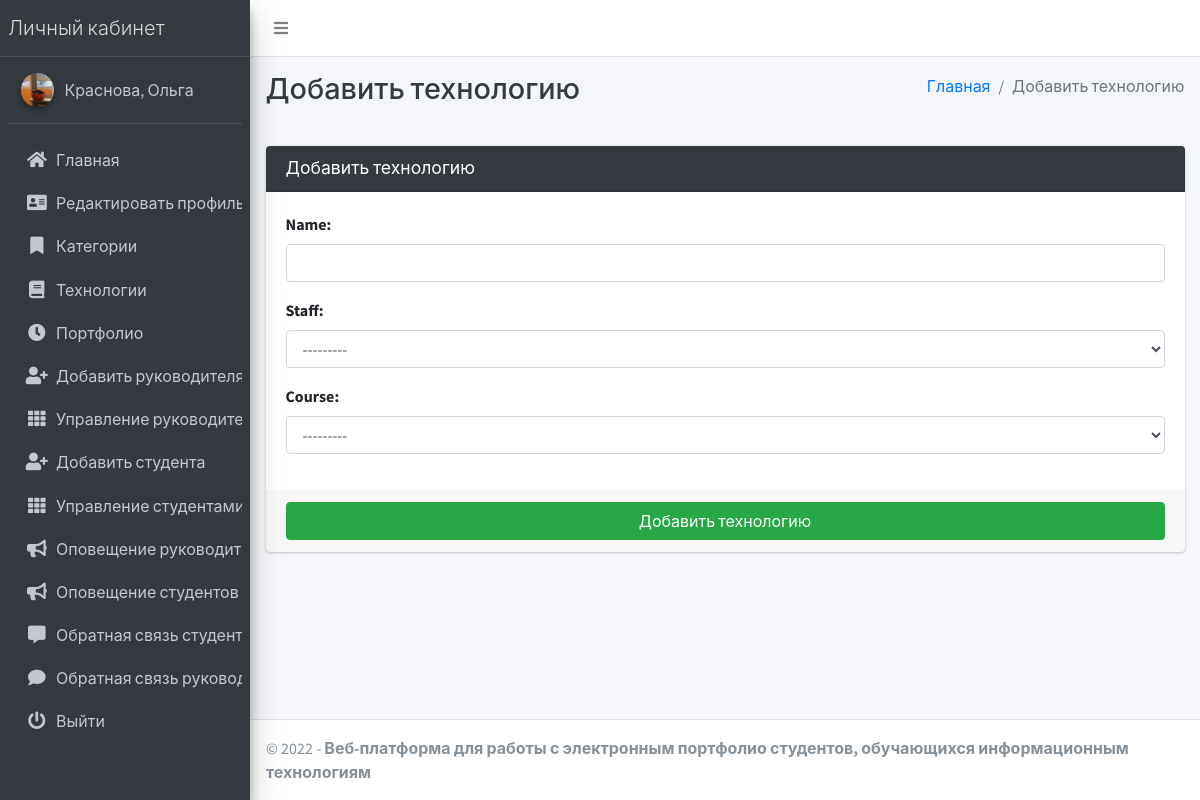
The page /subject/add/ (signed in) on the database its author committed.
### main_app/models.py (models this page shows)
class CustomUser(AbstractUser):
    USER_TYPE = ((1, "HOD"), (2, "Staff"), (3, "Student"))
    GENDER = [("M", "Male"), ("F", "Female")]
    username = None  # Removed username, using email instead
    email = models.EmailField(unique=True)
    user_type = models.CharField(default=1, choices=USER_TYPE, max_length=1)
    gender = models.CharField(max_length=1, choices=GENDER)
    profile_pic = models.ImageField()
    address = models.TextField()
    fcm_token = models.TextField(default="")  # For firebase notifications
    created_at = models.DateTimeField(auto_now_add=True)
    updated_at = models.DateTimeField(auto_now=True)
    USERNAME_FIELD = "email"
    REQUIRED_FIELDS = []
    objects = CustomUserManager()
    def __str__(self):
        return self.last_name + ", " + self.first_name

### main_app/hod_views.py (the view, shortened to what this page needs)
# urls.py: path("subject/add/", hod_views.add_subject, name='add_subject'),
def add_subject(request):
    form = SubjectForm(request.POST or None)
    context = {
        'form': form,
        'page_title': 'Добавить технологию'
    }
    return render(request, 'hod_template/add_subject_template.html', context)

### main_app/forms.py
class SubjectForm(FormSettings):
    def __init__(self, *args, **kwargs):
        super(SubjectForm, self).__init__(*args, **kwargs)
    class Meta:
        model = Subject
        fields = ['name', 'staff', 'course']

### main_app/models.py (called while the page is built)
    def __str__(self):
        return self.name

    def __str__(self):
        return self.admin.last_name + " " + self.admin.first_name

### main_app/templates/hod_template/add_subject_template.html
{% extends 'main_app/base.html' %}
{% load static %}
{% block page_title %}{{page_title}}{% endblock page_title %}
{% block content %}
<section class="content">
    <div class="container-fluid">
        <div class="row">
            <div class="col-md-12">
                <div class="card card-dark">
                    <div class="card-header">
                        <h3 class="card-title">{{page_title}}</h3>
                    </div>
                    {% include "main_app/form_template.html" with messages=messages  form=form button_text="Добавить технологию"%}
                </div>
            </div>
        </div>
    </div>
</section>
{% endblock content %}

### main_app/templates/main_app/sidebar_template.html (shortened to what this page needs)
{% load static %}
<aside class="main-sidebar sidebar-dark-info elevation-4">
    {% if request.user.user_type == '1' %}
    <a href="{% url 'admin_home' %}" class="brand-link">
        <span class="brand-text font-weight-light">Личный кабинет</span>
    </a>
    <div class="sidebar">
        <div class="user-panel mt-3 pb-3 mb-3 d-flex">
            <div class="image">
                <img src="{{ request.user.profile_pic}}" class="img-circle elevation-2" alt="User Image">
            </div>
            <div class="info">
                <a href="#" class="d-block">{{user}}</a>
            </div>
        </div>
        <nav class="mt-2">
            <ul class="nav nav-pills nav-sidebar flex-column" data-widget="treeview" role="menu" data-accordion="false">
                <li class="nav-item">
                    {% url 'admin_home' as admin_home %}
                    <a href="{{admin_home}}" class="nav-link {% if admin_home == request.path %} active {% endif %}">
                        <i class="nav-icon fas fa-home"></i>
                        <p>
                            Главная
                        </p>
                    </a>
                </li>
                <li class="nav-item">
                    {% url 'admin_view_profile' as admin_view_profile %}
                    <a href="{{admin_view_profile}}"
                        class="nav-link {% if admin_view_profile == request.path %} active {% endif %}">
                        <i class="nav-icon fas fa-address-card"></i>
                        <p>
                            Редактировать профиль
                        </p>
                    </a>
                </li>
                <li class="nav-item has-treeview">
                    <a href="#" class="nav-link">
                        <i class="nav-icon fas fa-bookmark"></i>
                        <p>
                            Категории
                        </p>
                    </a>
                </li>
                <li class="nav-item has-treeview">
                    <a href="#" class="nav-link">
                        <i class="nav-icon fas fa-book"></i>
                        <p>
                            Технологии
                        </p>
                    </a>
                </li>
                <li class="nav-item has-treeview">
                    <a href="#" class="nav-link">
                        <i class="nav-icon fas fa-clock"></i>
                        <p>
                            Портфолио
                        </p>
                    </a>
                </li>
                <li class="nav-item">
                    {% url 'add_staff' as add_staff %}
                    <a href="{{add_staff}}" class="nav-link {% if add_staff == request.path %} active {% endif %}">
                        <i class="nav-icon fas fa-user-plus"></i>
                        <p>
                            Добавить руководителя
                        </p>
                    </a>
                </li>
                <li class="nav-item">
                    {% url 'manage_staff' as manage_staff %}
                    {% url 'edit_staff' staff_id as edit_staff %}
                    <a href="{{manage_staff}}"
                        class="nav-link {% if manage_staff == request.path or request.path == edit_staff %} active {% endif %}">
                        <i class="nav-icon fas fa-th"></i>
                        <p>
                            Управление руководителями
                        </p>
                    </a>
                </li>
                <li class="nav-item">
                    {% url 'add_student' as add_student%}
                    <a href="{{add_student}}" class="nav-link  {% if add_student == request.path %} active {% endif %}">
                        <i class="nav-icon fas fa-user-plus"></i>
                        <p>
                            Добавить студента
                        </p>
                    </a>
                </li>
                <li class="nav-item">
                    {% url 'manage_student' as manage_student %}
                    {% url 'edit_student' student_id as edit_student %}
                    <a href="{{manage_student}}"
                        class="nav-link  {% if edit_student == request.path or manage_student == request.path %} active {% endif %}">
                        <i class="nav-icon fas fa-th"></i>
                        <p>
                            Управление студентами
                        </p>
                    </a>
                </li>
                <li class="nav-item">
                    {% url 'admin_notify_staff' as admin_notify_staff %}
                    <a href="{{admin_notify_staff}}"
                        class="nav-link {% if admin_notify_staff == request.path %} active {% endif %}">
                        <i class="nav-icon fas fa-bullhorn"></i>
                        <p>
                            Оповещение руководителей
                        </p>
                    </a>
                </li>
                <li class="nav-item">
                    {% url 'admin_notify_student' as admin_notify_student %}
                    <a href="{{admin_notify_student}}"
                        class="nav-link {% if admin_notify_student == request.path %} active {% endif %}">
                        <i class="nav-icon fas fa-bullhorn"></i>
                        <p>
                            Оповещение студентов
                        </p>
                    </a>
                </li>
                <li class="nav-item">
                <li class="nav-item">
                    {% url 'student_feedback_message' as student_feedback_message %}
                    <a href="{{ student_feedback_message }}"
                        class="nav-link  {% if student_feedback_message == request.path %} active {% endif %}">
                        <i class="nav-icon fas fa-comment-alt"></i>
                        <p>
                            Обратная связь студентов
                        </p>
                    </a>
                </li>
                <li class="nav-item">
                    {% url 'staff_feedback_message' as staff_feedback_message %}
                    <a href="{{staff_feedback_message}}"
                        class="nav-link   {% if staff_feedback_message == request.path %} active {% endif %}">
                        <i class="nav-icon fas fa-comment"></i>
                        <p>
                            Обратная связь руководителей
                        </p>
                    </a>
                </li>
                                        {% endif %}
                                        <li class="nav-item">
                                            <a href="{% url 'user_logout' %}"
                                                onclick="return confirm('Ваш сеанс работы будет завершен.\n\nЗавершить?')"
                                                class="nav-link">
                                                <i class="nav-icon fas fa-power-off"></i>
                                                <p>
                                                    Выйти
                                                </p>
                                            </a>
                                        </li>
                                    </ul>
                                </nav>
                            </div>
</aside>

### rows shown on the page
CustomUser: user.profile_pic (picture), last_name+first_name "Краснова, Ольга"

### other values the page prints
{{ page_title }} "Добавить технологию"
{{ field.label_tag }} "Name:" "Staff:" "Course:"
{{ button_text }} "Добавить технологию"
